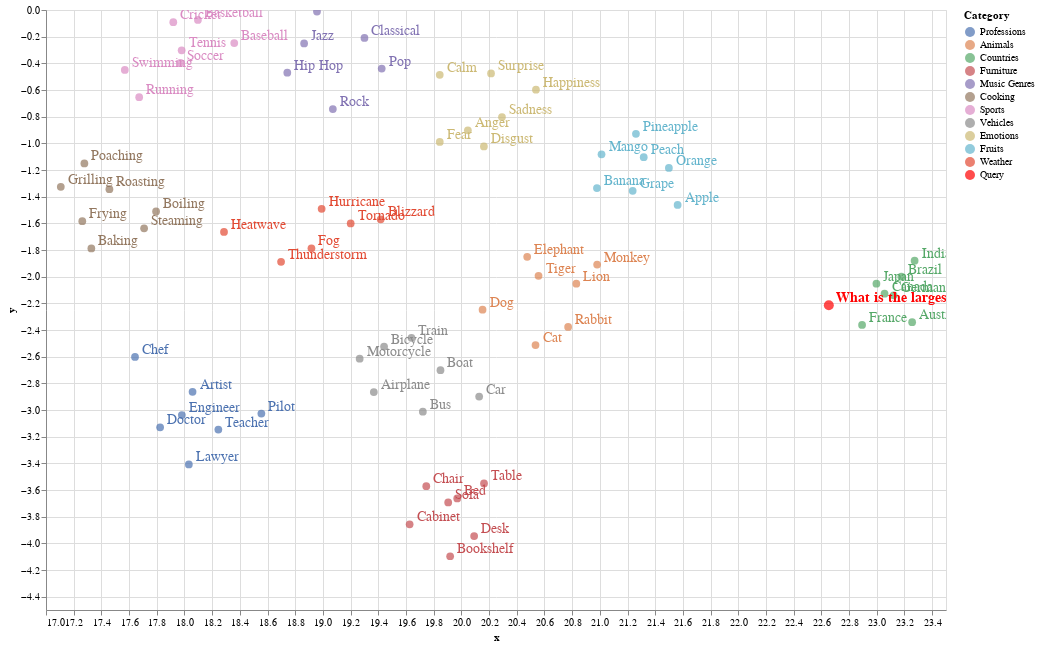

The code cell stored with this chart in its notebook:
### Code cell
#Visualization of the embeddings
import cohere
import umap
import altair as alt
import pandas as pd
import numpy as np

# Initialize Cohere client and generate text embeddings
co = cohere.Client(api_key=os.getenv("COHERE_API_KEY_2"))
embeddings = np.array(co.embed(texts=concepts, model="embed-english-v3.0", input_type="search_document").embeddings)

# Generate query embedding
query = "What is the largest European country?"
query_embedding = np.array(co.embed(texts=[query], model="embed-english-v3.0", input_type="search_document").embeddings[0])

# Combine embeddings for UMAP and dimensionality reduction
all_embeddings = np.vstack([embeddings, query_embedding])
reducer = umap.UMAP(n_neighbors=20, random_state=42)
umap_embeds = reducer.fit_transform(all_embeddings)

# Create DataFrame for main embeddings
df_explore = pd.DataFrame({
    'text': concepts,
    'Category': labels,
    'x': umap_embeds[:-1, 0],
    'y': umap_embeds[:-1, 1]
})

# Separate DataFrame for query
df_query = pd.DataFrame({
    'text': [query],
    'Category': ['Query'],
    'x': [umap_embeds[-1, 0]],
    'y': [umap_embeds[-1, 1]]
})

# Define a visually distinct color palette for categories
color_scheme = alt.Scale(
    domain=list(set(labels)) + ['Query'],
    range=['#4C72B0', '#DD8452', '#55A868', '#C44E52', '#8172B2', '#937860', '#DA8BC3', '#8C8C8C', '#CCB974', '#64B5CD', '#E24A33', 'red']
)

# Plot main embeddings with labels for each item and distinct colors
chart = alt.Chart(df_explore).mark_circle(size=60).encode(
    x=alt.X('x', scale=alt.Scale(zero=False)),
    y=alt.Y('y', scale=alt.Scale(zero=False)),
    color=alt.Color('Category', scale=color_scheme, legend=alt.Legend(title="Category")),
    tooltip=['text', 'Category']
).properties(
    width=900,
    height=600
)

# Add labels for each item
text_labels = chart.mark_text(
    align='left',
    dx=7,
    dy=-7,
    fontSize=14
).encode(
    text='text'
)

# Plot the query separately with bold, red label
query_chart = alt.Chart(df_query).mark_circle(size=100, color='red').encode(
    x='x',
    y='y',
    tooltip=['text']
) + alt.Chart(df_query).mark_text(
    align='left',
    dx=7,
    dy=-7,
    fontSize=14,
    fontWeight='bold',
    color='red'
).encode(
    text='text',
    x='x',
    y='y'
)

# Combine the charts
combined_chart = (chart + text_labels + query_chart).interactive()
combined_chart

### Figure 1 — Vega-Lite specification as saved in the notebook (floating-point values rounded to 4 significant figures)
{"config": {"view": {"continuousWidth": 300, "continuousHeight": 300}}, "layer": [{"mark": {"type": "circle", "size": 60}, "encoding": {"color": {"field": "Category", "legend": {"title": "Category"}, "scale": {"domain": ["Professions", "Animals", "Countries", "Furniture", "Music Genres", "Cooking", "Sports", "Vehicles", "Emotions", "Fruits", "Weather", "Query"], "range": ["#4C72B0", "#DD8452", "#55A868", "#C44E52", "#8172B2", "#937860", "#DA8BC3", "#8C8C8C", "#CCB974", "#64B5CD", "#E24A33", "red"]}, "type": "nominal"}, "tooltip": [{"field": "text", "type": "nominal"}, {"field": "Category", "type": "nominal"}], "x": {"field": "x", "scale": {"zero": false}, "type": "quantitative"}, "y": {"field": "y", "scale": {"zero": false}, "type": "quantitative"}}, "name": "view_41"}, {"mark": {"type": "text", "align": "left", "dx": 7, "dy": -7, "fontSize": 14}, "encoding": {"color": {"field": "Category", "legend": {"title": "Category"}, "scale": {"domain": ["Professions", "Animals", "Countries", "Furniture", "Music Genres", "Cooking", "Sports", "Vehicles", "Emotions", "Fruits", "Weather", "Query"], "range": ["#4C72B0", "#DD8452", "#55A868", "#C44E52", "#8172B2", "#937860", "#DA8BC3", "#8C8C8C", "#CCB974", "#64B5CD", "#E24A33", "red"]}, "type": "nominal"}, "text": {"field": "text", "type": "nominal"}, "tooltip": [{"field": "text", "type": "nominal"}, {"field": "Category", "type": "nominal"}], "x": {"field": "x", "scale": {"zero": false}, "type": "quantitative"}, "y": {"field": "y", "scale": {"zero": false}, "type": "quantitative"}}}, {"layer": [{"mark": {"type": "circle", "color": "red", "size": 100}, "encoding": {"tooltip": [{"field": "text", "type": "nominal"}], "x": {"field": "x", "type": "quantitative"}, "y": {"field": "y", "type": "quantitative"}}}, {"mark": {"type": "text", "align": "left", "color": "red", "dx": 7, "dy": -7, "fontSize": 14, "fontWeight": "bold"}, "encoding": {"text": {"field": "text", "type": "nominal"}, "x": {"field": "x", "type": "quantitative"}, "y": {"field": "y", "type": "quantitative"}}}], "data": {"name": "data-1da3f40c9155a7bc01ccd37aae8f527b"}}], "data": {"name": "data-a175dbd026148a2aff21d4dcd8865d75"}, "height": 600, "params": [{"name": "param_36", "select": {"type": "interval", "encodings": ["x", "y"]}, "bind": "scales", "views": ["view_41"]}], "width": 900, "$schema": "https://vega.github.io/schema/vega-lite/v5.20.1.json", "datasets": {"data-a175dbd026148a2aff21d4dcd8865d75": [{"text": "Apple", "Category": "Fruits", "x": 21.56, "y": -1.462}, {"text": "Banana", "Category": "Fruits", "x": 20.98, "y": -1.335}, {"text": "Orange", "Category": "Fruits", "x": 21.5, "y": -1.184}, {"text": "Grape", "Category": "Fruits", "x": 21.24, "y": -1.356}, {"text": "Mango", "Category": "Fruits", "x": 21.01, "y": -1.082}, {"text": "Peach", "Category": "Fruits", "x": 21.32, "y": -1.104}, {"text": "Pineapple", "Category": "Fruits", "x": 21.26, "y": -0.9284}, {"text": "Dog", "Category": "Animals", "x": 20.15, "y": -2.248}, {"text": "Cat", "Category": "Animals", "x": 20.54, "y": -2.513}, {"text": "Elephant", "Category": "Animals", "x": 20.48, "y": -1.851}, {"text": "Tiger", "Category": "Animals", "x": 20.56, "y": -1.994}, {"text": "Lion", "Category": "Animals", "x": 20.83, "y": -2.052}, {"text": "Monkey", "Category": "Animals", "x": 20.98, "y": -1.909}, {"text": "Rabbit", "Category": "Animals", "x": 20.77, "y": -2.377}, {"text": "Canada", "Category": "Countries", "x": 23.06, "y": -2.127}, {"text": "France", "Category": "Countries", "x": 22.89, "y": -2.362}, {"text": "India", "Category": "Countries", "x": 23.27, "y": -1.88}, {"text": "Japan", "Category": "Countries", "x": 23.0, "y": -2.052}, {"text": "Brazil", "Category": "Countries", "x": 23.18, "y": -2.0}, {"text": "Germany", "Category": "Countries", "x": 23.12, "y": -2.14}, {"text": "Australia", "Category": "Countries", "x": 23.26, "y": -2.341}, {"text": "Soccer", "Category": "Sports", "x": 17.97, "y": -0.3966}, {"text": "Basketball", "Category": "Sports", "x": 18.1, "y": -0.07428}, {"text": "Tennis", "Category": "Sports", "x": 17.98, "y": -0.3024}, {"text": "Baseball", "Category": "Sports", "x": 18.36, "y": -0.248}, {"text": "Cricket", "Category": "Sports", "x": 17.92, "y": -0.09095}, {"text": "Swimming", "Category": "Sports", "x": 17.57, "y": -0.4499}, {"text": "Running", "Category": "Sports", "x": 17.67, "y": -0.654}, {"text": "Rock", "Category": "Music Genres", "x": 19.07, "y": -0.7432}, {"text": "Jazz", "Category": "Music Genres", "x": 18.86, "y": -0.2507}, {"text": "Classical", "Category": "Music Genres", "x": 19.3, "y": -0.2093}, {"text": "Hip Hop", "Category": "Music Genres", "x": 18.74, "y": -0.4703}, {"text": "Pop", "Category": "Music Genres", "x": 19.42, "y": -0.439}, {"text": "Blues", "Category": "Music Genres", "x": 18.96, "y": -0.01204}, {"text": "Doctor", "Category": "Professions", "x": 17.82, "y": -3.13}, {"text": "Engineer", "Category": "Professions", "x": 17.98, "y": -3.038}, {"text": "Teacher", "Category": "Professions", "x": 18.24, "y": -3.147}, {"text": "Artist", "Category": "Professions", "x": 18.06, "y": -2.864}, {"text": "Chef", "Category": "Professions", "x": 17.64, "y": -2.602}, {"text": "Lawyer", "Category": "Professions", "x": 18.03, "y": -3.408}, {"text": "Pilot", "Category": "Professions", "x": 18.56, "y": -3.027}, {"text": "Car", "Category": "Vehicles", "x": 20.13, "y": -2.899}, {"text": "Bicycle", "Category": "Vehicles", "x": 19.44, "y": -2.524}, {"text": "Motorcycle", "Category": "Vehicles", "x": 19.27, "y": -2.616}, {"text": "Airplane", "Category": "Vehicles", "x": 19.37, "y": -2.865}, {"text": "Train", "Category": "Vehicles", "x": 19.64, "y": -2.458}, {"text": "Boat", "Category": "Vehicles", "x": 19.85, "y": -2.702}, {"text": "Bus", "Category": "Vehicles", "x": 19.72, "y": -3.013}, {"text": "Chair", "Category": "Furniture", "x": 19.75, "y": -3.571}, {"text": "Table", "Category": "Furniture", "x": 20.16, "y": -3.551}, {"text": "Sofa", "Category": "Furniture", "x": 19.9, "y": -3.693}, {"text": "Bed", "Category": "Furniture", "x": 19.97, "y": -3.663}, {"text": "Desk", "Category": "Furniture", "x": 20.09, "y": -3.946}, {"text": "Bookshelf", "Category": "Furniture", "x": 19.92, "y": -4.097}, {"text": "Cabinet", "Category": "Furniture", "x": 19.63, "y": -3.857}, {"text": "Happiness", "Category": "Emotions", "x": 20.54, "y": -0.5972}, {"text": "Sadness", "Category": "Emotions", "x": 20.29, "y": -0.8029}, {"text": "Anger", "Category": "Emotions", "x": 20.05, "y": -0.9025}, {"text": "Fear", "Category": "Emotions", "x": 19.84, "y": -0.9896}, {"text": "Surprise", "Category": "Emotions", "x": 20.21, "y": -0.4757}, {"text": "Disgust", "Category": "Emotions", "x": 20.16, "y": -1.023}, {"text": "Calm", "Category": "Emotions", "x": 19.84, "y": -0.4863}, {"text": "Hurricane", "Category": "Weather", "x": 18.99, "y": -1.491}, {"text": "Tornado", "Category": "Weather", "x": 19.2, "y": -1.601}, {"text": "Blizzard", "Category": "Weather", "x": 19.42, "y": -1.57}, {"text": "Heatwave", "Category": "Weather", "x": 18.29, "y": -1.665}, {"text": "Thunderstorm", "Category": "Weather", "x": 18.7, "y": -1.888}, {"text": "Fog", "Category": "Weather", "x": 18.92, "y": -1.788}, {"text": "Grilling", "Category": "Cooking", "x": 17.11, "y": -1.326}, {"text": "Boiling", "Category": "Cooking", "x": 17.8, "y": -1.511}, {"text": "Frying", "Category": "Cooking", "x": 17.26, "y": -1.584}, {"text": "Baking", "Category": "Cooking", "x": 17.33, "y": -1.788}, {"text": "Steaming", "Category": "Cooking", "x": 17.71, "y": -1.637}, {"text": "Roasting", "Category": "Cooking", "x": 17.46, "y": -1.344}, {"text": "Poaching", "Category": "Cooking", "x": 17.28, "y": -1.15}], "data-1da3f40c9155a7bc01ccd37aae8f527b": [{"text": "What is the largest European country?", "Category": "Query", "x": 22.65, "y": -2.214}]}}
